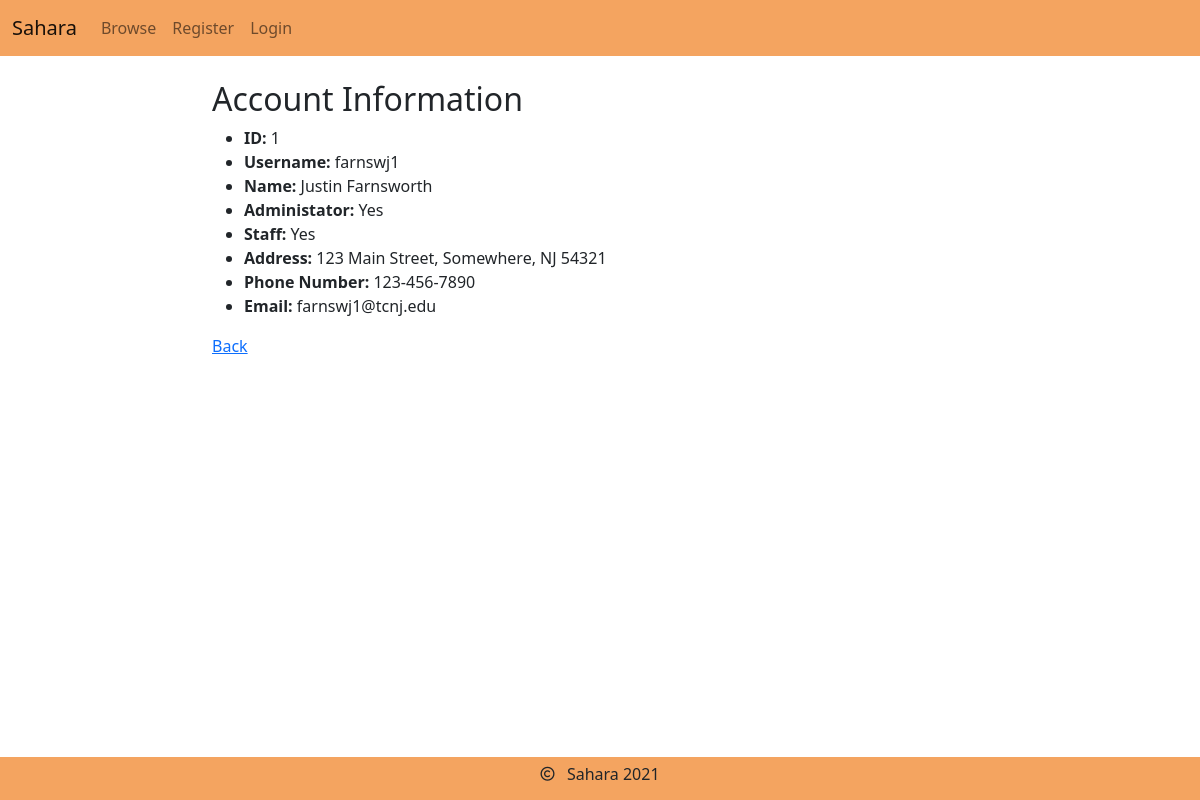
The page /users/1/ on the database its author committed.
### users/models.py (models this page shows, shortened)
class User(AbstractUser):
    phone_number = models.CharField(
        max_length=12,
        null=False,
        validators=[
            MinLengthValidator(12),
            MaxLengthValidator(12),
            RegexValidator("^\d{3}-\d{3}-\d{4}$"),
            ProhibitNullCharactersValidator()
        ]
    )
    street_address = models.CharField(
        max_length=40,
        null=False,
        validators=[
            MinLengthValidator(6),
            MaxLengthValidator(40),
            RegexValidator("^\d{1,5} [a-zA-Z0-9\. ]+$"),
            ProhibitNullCharactersValidator()
        ]
    )
    city = models.CharField(
        max_length=25,
        null=False,
        validators=[
            MinLengthValidator(2),
            MaxLengthValidator(25),
            RegexValidator("^[a-zA-Z\. -']+$"),
            ProhibitNullCharactersValidator()
        ]
    )
    state = models.CharField(
        max_length=2,
        null=True,
        choices=US_STATES,
        validators=[
            MinLengthValidator(2),
            MaxLengthValidator(2),
            RegexValidator("^[A-Z]{2}$"),
            ProhibitNullCharactersValidator()
        ]
    )
    zipcode = models.CharField(
        max_length=5,
        null=True,
        validators=[
            MinLengthValidator(5),
            MaxLengthValidator(5),
            RegexValidator("^\d{5}$"),
            ProhibitNullCharactersValidator()
        ]
    )
    @property
    def name(self):
        return self.first_name + " " + self.last_name
    @property
    def address(self):
        return self.street_address + ", " + self.city + ", " + self.state + " " + self.zipcode
    class Meta:
        ordering = ("id",)

### users/views.py (the view, shortened to what this page needs)
# urls.py: path("<int:pk>/", views.UserDetailView.as_view(), name="detail"),
class UserDetailView(DetailView):
    template_name = "users/detail.html"
    model = User
    context_object_name = "user_"
    extra_context = {"title": "Account Information"}

### users/templates/users/detail.html (shortened to what this page needs)
{% extends "base/base.html" %}
{% block content %}
    <div class="row justify-content-center">
        <div class="col-8">
            <h2>{{ title }}</h2>
            <ul>
                <li><b>ID:</b> {{ user_.id }}</li>
                <li><b>Username:</b> {{ user_.username }}</li>
                <li><b>Name:</b> {{ user_.name }}</li>
                <li><b>Administator:</b> {{ user_.is_superuser|yesno:"Yes,No" }}</li>
                <li><b>Staff:</b> {{ user_.is_staff|yesno:"Yes,No" }}</li>
                <li><b>Address:</b> {{ user_.address }}</li>
                <li><b>Phone Number:</b> {{ user_.phone_number }}</li>
                <li><b>Email:</b> {{ user_.email }}</li>
            </ul>
            <a href="{% url 'users:list' %}">Back</a>
        </div>
    </div>
{% endblock content %}

### rows shown on the page
User: id "1", username "farnswj1", name "Justin Farnsworth", is_superuser "Yes", is_staff "Yes", address "123 Main Street, Somewhere, NJ 54321", phone_number "123-456-7890", email "farnswj1@tcnj.edu"

### other values the page prints
{{ title }} "Account Information"
